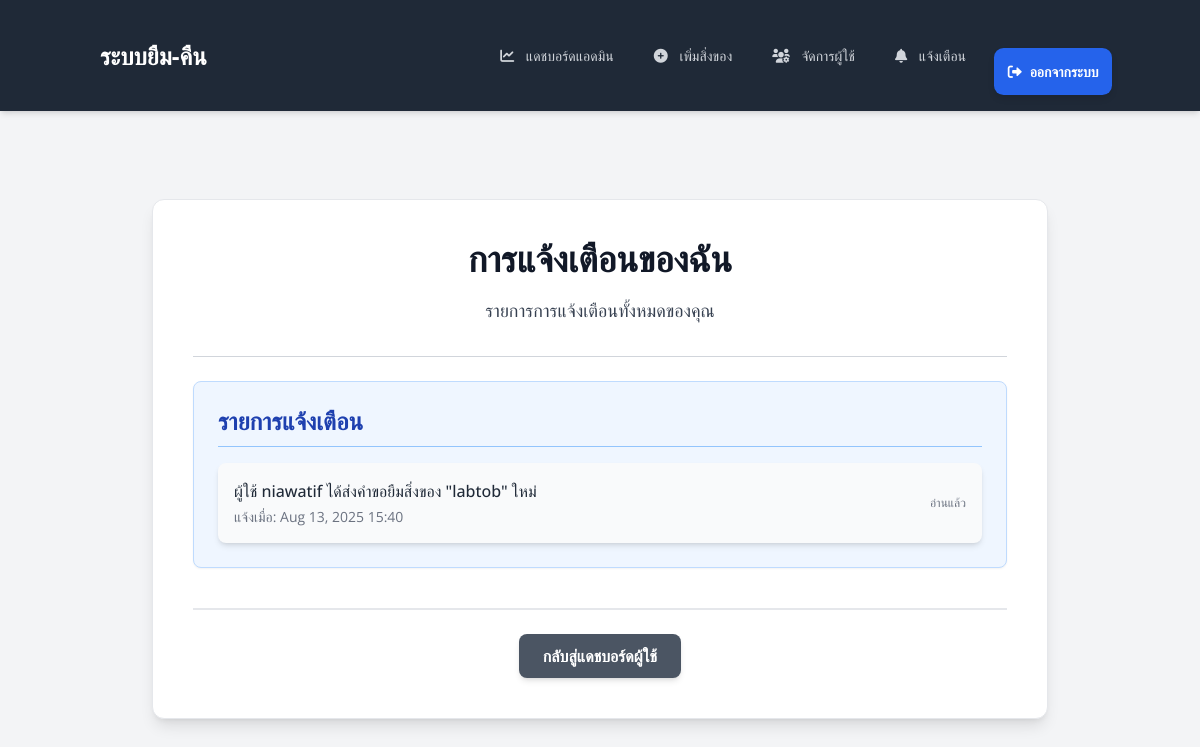
The page /notifications/ (signed in) on the database as committed earlier.
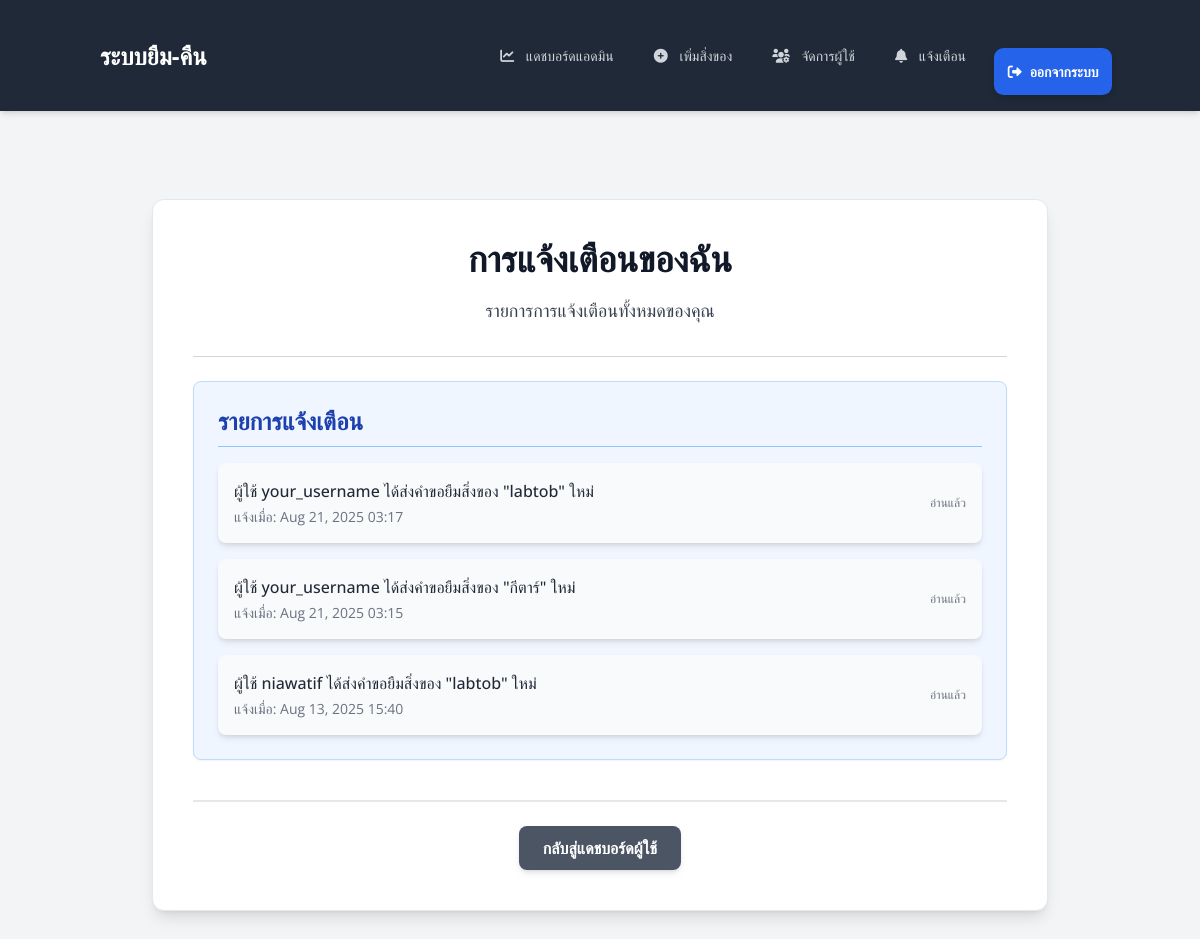
The same page on the database as committed later.
### users/models.py (models this page shows, shortened)
class Notification(models.Model):
    user = models.ForeignKey(CustomUser, on_delete=models.CASCADE, related_name='notifications', verbose_name="ผู้รับ")
    message = models.TextField(verbose_name="ข้อความแจ้งเตือน")
    is_read = models.BooleanField(default=False, verbose_name="อ่านแล้ว")
    created_at = models.DateTimeField(auto_now_add=True, verbose_name="วันที่สร้าง")
    class Meta:
        verbose_name = "การแจ้งเตือน"
        verbose_name_plural = "การแจ้งเตือน"
        ordering = ['-created_at'] # เรียงลำดับจากใหม่ไปเก่า

### users/views.py (the view)
# urls.py: path('notifications/', views.user_notifications, name='user_notifications'),
@login_required
def user_notifications(request):
    notifications = Notification.objects.filter(user=request.user).order_by('-created_at')
    unread_notifications = notifications.filter(is_read=False)
    for notif in unread_notifications:
        notif.is_read = True
        notif.save()
    context = {
        'notifications': notifications
    }
    return render(request, 'users/notifications.html', context)

### users/context_processors.py (called while the page is built)
def unread_notifications_count(request):
    if request.user.is_authenticated:
        count = Notification.objects.filter(user=request.user, is_read=False).count()
        return {'unread_notifications_count': count}
    return {'unread_notifications_count': 0} # หากผู้ใช้ยังไม่ได้ล็อกอิน ให้ส่ง 0

### users/templates/users/notifications.html (shortened to what this page needs)
{% extends 'users/base.html' %}
{% block content %}
<div class="bg-white p-6 md:p-8 lg:p-10 rounded-xl shadow-lg max-w-4xl mx-auto my-8 border border-gray-200">
    <h1 class="text-3xl md:text-4xl font-extrabold text-gray-900 mb-4 text-center">การแจ้งเตือนของฉัน</h1>
    <p class="text-gray-700 mb-8 text-center text-lg">รายการการแจ้งเตือนทั้งหมดของคุณ</p>
    <hr class="my-6 border-gray-300">
    <div class="mb-10 p-6 bg-blue-50 rounded-lg shadow-sm border border-blue-200">
        <h2 class="text-2xl font-bold text-blue-800 mb-4 border-b pb-2 border-blue-300">รายการแจ้งเตือน</h2>
        {% if notifications %}
            <div class="flex flex-col space-y-4">
                {% for notification in notifications %}
                    <div class="p-4 rounded-lg shadow-md flex items-center justify-between
                                {% if not notification.is_read %}bg-yellow-100 border-yellow-300{% else %}bg-gray-50 border-gray-200{% endif %}">
                        <div class="flex-grow">
                            <p class="text-gray-800 font-medium {% if not notification.is_read %}text-yellow-800{% endif %}">{{ notification.message }}</p>
                            <span class="text-gray-500 text-sm block mt-1">แจ้งเมื่อ: {{ notification.created_at|date:"M d, Y H:i" }}</span>
                        </div>
                        {% if not notification.is_read %}
                            <form method="post" action="{% url 'mark_notification_as_read' notification.id %}" class="ml-4 flex-shrink-0">
                                {% csrf_token %}
                                <button type="submit" class="bg-blue-600 hover:bg-blue-700 text-white text-xs font-semibold py-2 px-3 rounded-lg transition duration-300 transform hover:scale-105 shadow-md">ทำเครื่องหมายว่าอ่านแล้ว</button>
                            </form>
                        {% else %}
                            <span class="text-gray-500 text-xs ml-4">อ่านแล้ว</span>
                        {% endif %}
                    </div>
                {% endfor %}
            </div>
        {% else %}
            <p class="text-gray-600 italic py-2">คุณยังไม่มีการแจ้งเตือนใดๆ</p>
        {% endif %}
    </div>
    <div class="mt-8 pt-6 border-t-2 border-gray-200 flex flex-wrap gap-4 justify-center">
        <a href="{% url 'user_dashboard' %}" class="bg-gray-600 hover:bg-gray-700 text-white font-semibold py-2.5 px-6 rounded-lg transition duration-300 transform hover:scale-105 shadow-md">กลับสู่แดชบอร์ดผู้ใช้</a>
    </div>
</div>
{% endblock content %}

Rows that differ between the two databases and show on the page:
added Notification: message "ผู้ใช้ your_username ได้ส่งคำขอยืมสิ่งของ \"labtob\" ใหม่", created_at "Aug 21, 2025 03:17", is_read "อ่านแล้ว"
added Notification: message "ผู้ใช้ your_username ได้ส่งคำขอยืมสิ่งของ \"กีตาร์\" ใหม่", created_at "Aug 21, 2025 03:15", is_read "อ่านแล้ว"
